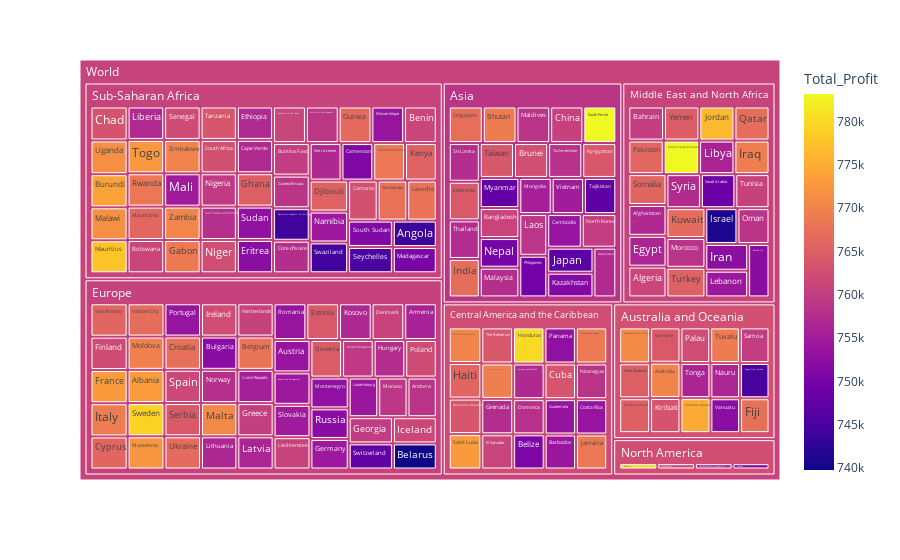

This figure's notebook cell:
### Markdown cell above
### The revenue and profit analysis by the world

### Code cell
fig = px.treemap(sales,
                 path=[px.Constant('World'), 
                 'Region', 'Country'], 
                 values='Total_Revenue',
                  color='Total_Profit',
                 hover_data=['Country_abb'])
fig.show()

### Figure 1 — Plotly figure (JSON) as saved in the notebook; plotly's stock layout.template omitted (floating-point values rounded to 4 significant figures; data arrays with more than 128 entries replaced by an {"elided": "..."} marker saying what was removed)
{"data": [{"branchvalues": "total", "customdata": {"elided": "193x2 mixed values"}, "domain": {"x": [0, 1], "y": [0, 1]}, "hovertemplate": "labels=%{label}<br>Total_Revenue=%{value}<br>parent=%{parent}<br>id=%{id}<br>Country_abb=%{customdata[0]}<br>Total_Profit=%{color}<extra></extra>", "ids": {"elided": "193 str values"}, "labels": {"elided": "193 str values"}, "marker": {"coloraxis": "coloraxis", "colors": {"elided": "193 float values"}}, "name": "", "parents": {"elided": "193 str values"}, "type": "treemap", "values": {"elided": "193 float values"}}], "layout": {"coloraxis": {"colorbar": {"title": {"text": "Total_Profit"}}, "colorscale": [[0, "#0d0887"], [0.1111, "#46039f"], [0.2222, "#7201a8"], [0.3333, "#9c179e"], [0.4444, "#bd3786"], [0.5556, "#d8576b"], [0.6667, "#ed7953"], [0.7778, "#fb9f3a"], [0.8889, "#fdca26"], [1, "#f0f921"]]}, "legend": {"tracegroupgap": 0}, "margin": {"t": 60}}}
